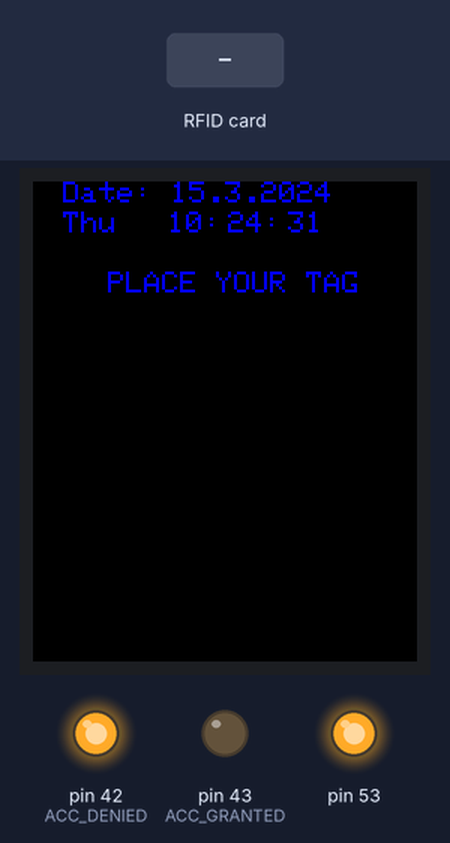
Bench run of a sketch on a simulated Arduino Mega 2560, built with avr-gcc and run on an emulated ATmega2560. On the bench: 128×160 colour display, output pins drawn as LEDs (lit = HIGH). The inputs (shaded band) are chosen by the test bench. The local clock reads 2024-03-15 10:24:30 at power-on unless the sketch sets it; storage starts empty.

Above: at 1.4 s.
1.5 s: RFID card 5E 7A 19 C4 held to the reader
At 2.3 s:
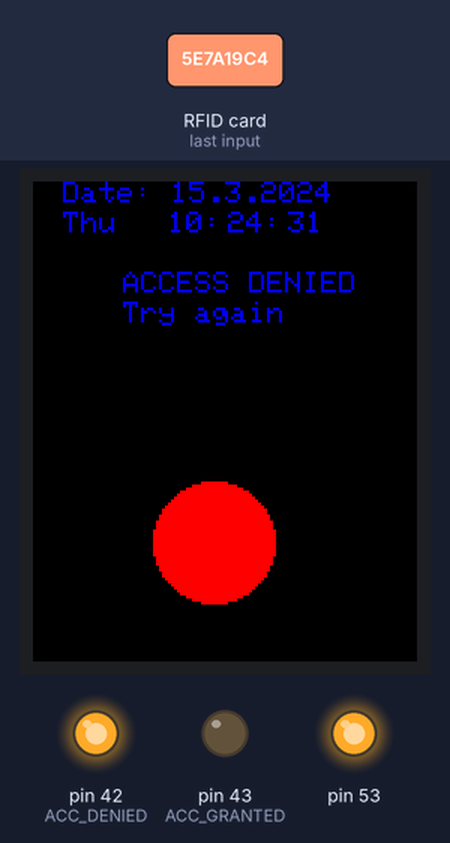
At 10.27 s:
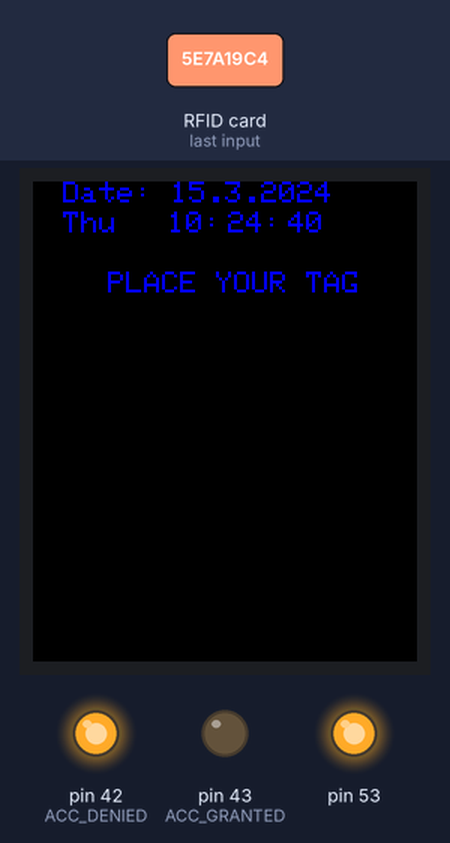
Timing chart, 0 to 10.5 s (numbered marks = the images above; inputs shaded):
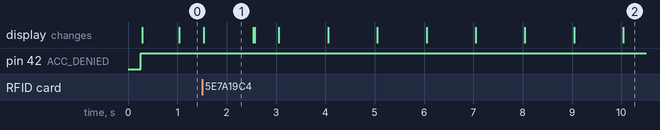

The sketch:

access_control.ino
```cpp
// (licence header left out)
#include <SPI.h>
#include <Wire.h>
#include <SD.h>

#include <MFRC522.h>
#include <Sodaq_DS3231.h>
#include <Adafruit_GFX.h>        // Core graphics library for TFT LCD - GREENTAB*!
#include <Adafruit_ST7735.h>     // Hardware-specific library for TFT LCD - GREENTAB*!
                                 //GREENTAB*: Specific implementation for GREENTAB_LCD_HW, refer to Adafruit library documentation.

#include "pin_layout.h"
#include "RFID_module.h"
#include "RTC_module.h"
#include "LCD_module.h"


timeState time;                                // Create a time object acc. to a unique RTC_DS3231 HW
Adafruit_ST7735 tft (LCD_CS, LCD_DC, LCD_RST); // Instantiate an object using HW manufacturer's library
display display_1(&tft);                       // Create a display object acc to specific HW (this enables the usage of multiple displays)
MFRC522 rfid(RFID_SS, RFID_RST);               // Instantiate an object using HW manufacturer's library
rfid_unit rfid_unit_1(&rfid);
tag rfid_tag;                                  // Tag information structure (Key & assigned name)


void setup()
{
    time.initializeDS3231 ();                  // Setup for DS3231
    display_1.initializeTFT_LCD();             // Setup for LCD
    rfid_unit_1.initializeRFID();                          // Setup for RFID MFRC522 */
    display_1.initialize_SD_storage();         // Setup for records file in SD storage
    pinMode(ACC_DENIED, OUTPUT);
    pinMode(ACC_GRANTED, OUTPUT);

    // Enable this to adjust the RTC current time (ONLY ONCE)
    // rtc.setDateTime (DateTime (2017, 04, 23, 13, 05, 00, 1));
    // DateTime (Year,Month,Date,Hour, Minute, Second, Weekday) --> (Sunday = 1)
}


void loop()
{
    display_1.print_date_time(&time);            // LCD print current time & date
    time.update_time();                          // RTC Update current time
    display_1.access_default_status();           // Acces denied by default
    rfid_tag = rfid_unit_1.check_acces();        // Compare Tag info with authorized keys and parse user name

    if (rfid_unit_1.check_new_card()){                 // To avoid recurrent tag loading: Execute only if new card has been loaded
        display_1.validate_card(rfid_tag, &time);      // Validate and execute access control
        rfid_unit_1.clear_nuid();                      // Clear RFID NUIDs
    }
}
```

RFID_module.cpp
```cpp
#include "RFID_module.h"


rfid_unit::rfid_unit(MFRC522* my_rfid){
    rfid_pntr = my_rfid;
}


tag rfid_unit::check_acces() {
    RFID_Scan();
    byte count;
    tag info;
    for (byte n = 0; n < rows; n++) {
        count = 0;
        for (byte i = 0; i < cols; i++) {
            if(rfid_pntr->uid.uidByte[i] == authorized_keys[n][i])
                count ++;
        }
        if (count == cols) {            // If the scanned key matches any of the authorised_keys.h
            info.access = true;         // Grant access
            info.name = names[n];       // Parse User Name
            return info;
        }
        else {
            info.access = false;
        }
    }
    return info;
}

bool rfid_unit::check_new_card() {                       // returns true if the card is different
    for (byte i = 0; i < cols; i++) {
        if(rfid_pntr->uid.uidByte[i] != nuidPICC[i])
        {
            for (byte j = 0; j < cols; j++)
            {            // Store NUID into nuidPICC array
                nuidPICC[j] = rfid_pntr->uid.uidByte[j];
            }
            return 1;
        }
        else {
            return 0;
        }
    }
}

void rfid_unit::clear_nuid() {
    for (byte i = 0; i < cols; i++)
    {
        rfid_pntr->uid.uidByte[i] = 0;
        nuidPICC[i] = 0;
    }
}

void rfid_unit::RFID_Scan() {
    if ( ! rfid_pntr->PICC_IsNewCardPresent())   // Look for new cards
        return;
    if ( ! rfid_pntr->PICC_ReadCardSerial())     // Verify if the NUID has been readed
        return;
    rfid_pntr->PICC_HaltA();                     // Halt PICC
    rfid_pntr->PCD_StopCrypto1();                // Stop encryption on PCD
}

void rfid_unit::initializeRFID() {
    SPI.begin();              // Init SPI bus
    rfid_pntr->PCD_Init();    // Init MFRC522
}
```

RFID_module.h
```cpp
#ifndef _RFID_
#define _RFID_

#include "pin_layout.h"
#include "authorized_keys.h"
#include <MFRC522.h>

typedef struct {String name; bool access;} tag; // Declaration of tag info structure

////////////////////////////////////////////////////////////////////////

class rfid_unit{
public:
    rfid_unit(MFRC522* my_rfid);
    tag  check_acces();
    bool check_new_card();
    void clear_nuid();
    void initializeRFID();
    void RFID_Scan();

private:
    MFRC522* rfid_pntr;
    byte nuidPICC [cols]; // Declaration of global old UID-Key (state memory)
};


#endif // _RFID_
```

RTC_module.cpp
```cpp
#include "RTC_module.h"

DateTime current, prev;
bool u_date, u_month, u_year, u_hour, u_minute, u_second;

void timeState::initializeDS3231 () //Initialize wire transfer and instansiate a RTC DS3231
{
  Wire.begin();
  rtc.begin();
}

void timeState::update_time()
{
    current = rtc.now();          // Get the current date-time
    if (current.year() == prev.year())      {u_year = false;}    else{u_year = true;}
    if (current.month() == prev.month())    {u_month = false;}   else{u_month = true;}
    if (current.date() == prev.date())      {u_date = false;}    else{u_date = true;}
    if (current.hour() == prev.hour())      {u_hour = false;}    else{u_hour = true;}
    if (current.minute() == prev.minute())  {u_minute = false;}  else{u_minute = true;}
    if (current.second() == prev.second())  {u_second = false;}  else {u_second = true;}
    prev = current;
}
```

RTC_module.h
```cpp
#ifndef _RTC_DS3231_
#define _RTC_DS3231_

#include <Arduino.h>
#include <Sodaq_DS3231.h>  // Include required libraries for RTCDS3231
#include <Wire.h>

////////////////////////////////////////////////////////////////////////

class timeState {
public:
    void initializeDS3231 (); //Initialize wire transfer and instansiate a RTC DS3231
    void update_time();
    inline DateTime get_current_time()   {return current;}
    inline String get_week_day()         {return weekDay[current.dayOfWeek()-1];}
    inline bool get_u_date()             {return u_date;}
    inline bool get_u_hour()             {return u_hour;}
    inline bool get_u_minute()           {return u_minute;}
    inline bool get_u_second()           {return u_second;}

protected:
    DateTime current, prev;                  // Time state variables
    char weekDay[8][4] = {"Sun", "Mon", "Tue", "Wed", "Thu", "Fri", "Sat"}; // Define the names of week day for diff languages.
    bool u_year, u_month, u_date, u_hour, u_minute, u_second; // Return true if the value has been updated
};


#endif // _RTC_DS3231_
```

authorized_keys.h
```cpp
#ifndef _AUTHORIZED_KEYS_
#define _AUTHORIZED_KEYS_

#include <MFRC522.h>

const byte authorized_keys [5][4] = { // Authorized tag UIDs [number of tags] [Tag's UID-bytes]
    {00,00,000,00},  // USE the decimal format!!
    {00,00,000,00},
    {00,00,000,00},
    {00,00,000,00},
    {00,00,000,00},
};

const int rows = sizeof(authorized_keys)/sizeof(authorized_keys[0]);
const int cols = sizeof(authorized_keys[0]);

const String names [rows]={ // Corresponding name of each tag/key
    {"JOHN"},
    {"DOE"},
    {"MARCO"},
    {"POLO"},
    {"ARDUINO"},
};


#endif // _AUTHORIZED_KEYS_
```

pin_layout.h
```cpp
#ifndef _PIN_LAYOUT_
#define _PIN_LAYOUT_

/*Fixed pins for Arduino Mega 2560:
   * SDA           20
   * SCL           21
   * SPI MOSI      51
   * SPI MISO      50
   * SPI SCK       52
*/


/* Connections from RTC DS3231 to Arduino Mega 2560:
   * VCC           5V
   * GND
   * SDA           20
   * SCL           21
*/


/* Connections from SainSmart 1.8 ST7735R TFT LCD Module with MicroSD to Arduino Mega 2560:*/
#define LCD_CS      46  // SainSmart: CS
#define LCD_DC      47  // SainSmart: RS/DC
#define LCD_RST     48  // SainSmart: RES
#define SD_CS       49  // SainSmart: SD card CS pin
// SD_MISO          50  // SainSmart: SD card MISO pin
// SDA &  SD_MOSI   51  // Parallel connection
// SCL & SD_SCLK    52  // Parallel connection


/* Connection from MFRC522 to Arduino Mega 2560:*/
// VCC              3.3V
#define RFID_RST    44  // MFRC522 Connection pin (RST)
#define RFID_SS     45  // MFRC522 Connection pin (SDA)
// MISO             50  // Parallel connection
// MOSI             51  // Parallel connection
// SCK              52  // Parallel connection


/* Output Connections */

#define ACC_DENIED  42  // Output / Led Signal for Access denied
#define ACC_GRANTED 43  // Output / Led Signal Access granted

// If you connect a LED do not forget to add the resistor and GND connection.


#endif // _PIN_LAYOUT_
```

LCD_module.cpp
```cpp
#include "LCD_module.h"

display::display(Adafruit_ST7735* lcd)
{
    disp_pntr = lcd;
}

void display::initializeTFT_LCD()          // Setup for TFT LCD - GREENTAB*!
{
    disp_pntr->initR(INITR_GREENTAB);      // initialize a ST7735R chip, green tab
                                           // Specific implementation for GREENTAB_LCD_HW, refer to Adafruit library documentation.
    disp_pntr->fillScreen(ST7735_BLACK);   // Clear screen
    disp_pntr->setTextSize(1);
    disp_pntr->setTextColor(ST7735_BLUE);
}

void display::initialize_SD_storage()
{
    if (!SD.begin(SD_CS)) {                // Initialize SD
        disp_pntr->fillScreen(ST7735_BLACK);
        disp_pntr->setTextSize(2);
        disp_pntr->setTextColor(ST7735_RED);
        disp_pntr->setCursor(10, 10);
        disp_pntr->println("ERROR:");
        disp_pntr->setCursor(10,30);
        disp_pntr->println("SD CARD");
        disp_pntr->setCursor(10,50);
        disp_pntr->println("DOES NOT");
        disp_pntr->setCursor(10,70);
        disp_pntr->println("INITIATE");
        disp_pntr->setCursor(10,90);
        disp_pntr->println("CHECK &");
        disp_pntr->setCursor(10,110);
        disp_pntr->println("RESET");
        while(1){}                         // If it breaks here: Something is wrong with the SD card
    }

    if (SD.exists("records.csv")) {
    }
    else {                                 // If file does not exist, create it
        csv_file = SD.open("records.csv", FILE_WRITE);
        csv_file.println ("USER,DATE,MONTH,YEAR,TIME");
        csv_file.close();
    }
}

bool display::validate_card(tag my_tag, timeState* my_time)
{
    disp_pntr->fillRect(25, 30, 100, 10, ST7735_BLACK ); // Clear default status from screen (only)
    if(my_tag.access == 1){
        disp_pntr->setCursor(40, 30);
        disp_pntr->println("WELCOME");
        disp_pntr->fillCircle(60, 120, 20, ST7735_GREEN);
        disp_pntr->setCursor(40, 40);
        disp_pntr->println(my_tag.name);
        digitalWrite(ACC_GRANTED, HIGH);
        digitalWrite(ACC_DENIED, LOW);
        delay (2000);
        disp_pntr->fillRect(00, 30, 110, 21, ST7735_BLACK );
        disp_pntr->fillCircle(60, 120, 20, ST7735_BLACK);
        write_time_register(my_tag.name, my_time);   // Write to SD records
        return true;
    }
    else {
        disp_pntr->setCursor(30, 30);
        disp_pntr->println("ACCESS DENIED");
        disp_pntr->setCursor(30, 40);
        disp_pntr->println("Try again");
        disp_pntr->fillCircle(60, 120, 20, ST7735_RED);
        delay (1000);
        disp_pntr->fillRect(00, 30, 110, 21, ST7735_BLACK );
        disp_pntr->fillCircle(60, 120, 20, ST7735_BLACK);
        return false;
    }
}

void display::access_default_status() {
    disp_pntr->setCursor(25, 30);
    disp_pntr->println("PLACE YOUR TAG");
    digitalWrite(ACC_GRANTED, LOW);
    digitalWrite(ACC_DENIED, HIGH);
}

void display::write_time_register(String name, timeState* myTime) {
    if (SD.exists("records.csv")) {    // Check to see if the file exists:
    }
    else {                             // Error: records.csv doesn't exist
        disp_pntr->fillScreen(ST7735_BLACK);
        disp_pntr->setTextSize(2);
        disp_pntr->setTextColor(ST7735_RED);
        disp_pntr->setCursor(10, 10);
        disp_pntr->println("ERROR:");
        disp_pntr->setCursor(10,30);
        disp_pntr->setTextColor(ST7735_GREEN);
        disp_pntr->setTextSize(1);
        disp_pntr->println("file: records.csv");
        disp_pntr->setCursor(10,50);
        disp_pntr->setTextColor(ST7735_RED);
        disp_pntr->setTextSize(2);
        disp_pntr->println("DOES NOT");
        disp_pntr->setCursor(10,70);
        disp_pntr->println("EXIST");
        disp_pntr->setCursor(10,90);
        disp_pntr->println("CHECK &");
        disp_pntr->setCursor(10,110);
        disp_pntr->println("RESET");
        while(1){} // If it breaks here: Something is wrong with the file initialization prob. Typo!
    }
    csv_file = SD.open("records.csv", FILE_WRITE);
    csv_file.println(name +',' + String(myTime->get_current_time().date(),DEC) +','+ String(myTime->get_current_time().month(),DEC) + ',' + String(myTime->get_current_time().year(),DEC) + ',' + String(myTime->get_current_time().hour(),DEC) + ":" + String(myTime->get_current_time().minute(),DEC) + ":" + String(myTime->get_current_time().second(),DEC));
    csv_file.close();
}

void display::print_date_time (timeState* myTime) {
    if (myTime->get_u_date()){
        disp_pntr->fillRect(40, 00, 70, 7, ST7735_BLACK );      /* Clear screen only when date changes */
        disp_pntr->fillRect(00, 10, 51, 7, ST7735_BLACK );      /* Clear screen only when date changes */
        disp_pntr->setCursor(10, 0);
        disp_pntr->println(String("Date: ") + String(myTime->get_current_time().date(),DEC) +'.'+ String(myTime->get_current_time().month(),DEC) + '.' + String(myTime->get_current_time().year(),DEC));
        disp_pntr->setCursor(10, 10);
        disp_pntr->print(myTime->get_week_day());
    }

    if (myTime->get_u_hour()){
        disp_pntr->fillRect(45, 10, 20, 7, ST7735_BLACK );      /* Clear screen only when hour changes */
        disp_pntr->setCursor(45, 10);
        disp_pntr->print(String(myTime->get_current_time().hour(),DEC) + ":");
    }

    if (myTime->get_u_minute()){
        disp_pntr->fillRect(65, 10, 20, 7, ST7735_BLACK );      /* Clear screen only when minute changes */
        disp_pntr->setCursor(65, 10);
        disp_pntr->print(String(myTime->get_current_time().minute(),DEC) + ':');
    }

    if (myTime->get_u_second()){
        disp_pntr->fillRect(85, 10, 20, 7, ST7735_BLACK );      /* Clear screen only when sec changes */
        disp_pntr->setCursor(85, 10);
        disp_pntr->println(myTime->get_current_time().second(),DEC);
    }
}
```

LCD_module.h
```cpp
#ifndef _TFT_LCD_
#define _TFT_LCD_

#include "pin_layout.h"
#include "RFID_module.h"
#include "RTC_module.h"
#include <SD.h>
#include <Adafruit_GFX.h>        // Core graphics library for TFT LCD - GREENTAB*!
#include <Adafruit_ST7735.h>     // Hardware-specific library for TFT LCD - GREENTAB*!
                                 //GREENTAB*: Specific implementation for GREENTAB_LCD_HW, refer to Adafruit library documentation.
#include <Sodaq_DS3231.h>  // Include required libraries for RTCDS3231

#if defined(__SAM3X8E__)
    #undef __FlashStringHelper::F(string_literal)
    #define F(string_literal) string_literal
#endif

////////////////////////////////////////////////////////////////////////

class display {
public:
    display(Adafruit_ST7735* lcd);              // Constructor for specific Adafruit Hardware
    // display(ANY HARDWARE* lcd);              // Can be defined for any other specific HW. (REUSE!)
    void initializeTFT_LCD();                   // Setup for TFT LCD - GREENTAB*!
    void initialize_SD_storage();
    void write_time_register(String name, timeState* myTime);
    void access_default_status();
    void print_date_time(timeState* myTime);
    bool validate_card(tag my_tag, timeState* my_time);

private:
    Adafruit_ST7735* disp_pntr;
    File csv_file;
};


#endif // _TFT_LCD_
```

Measured:
- after the input at 1.5 s, the display: changes at once (image 1)
- what the display in image 1 shows lasts 1.0 s, from 1.5 s to 2.5 s
